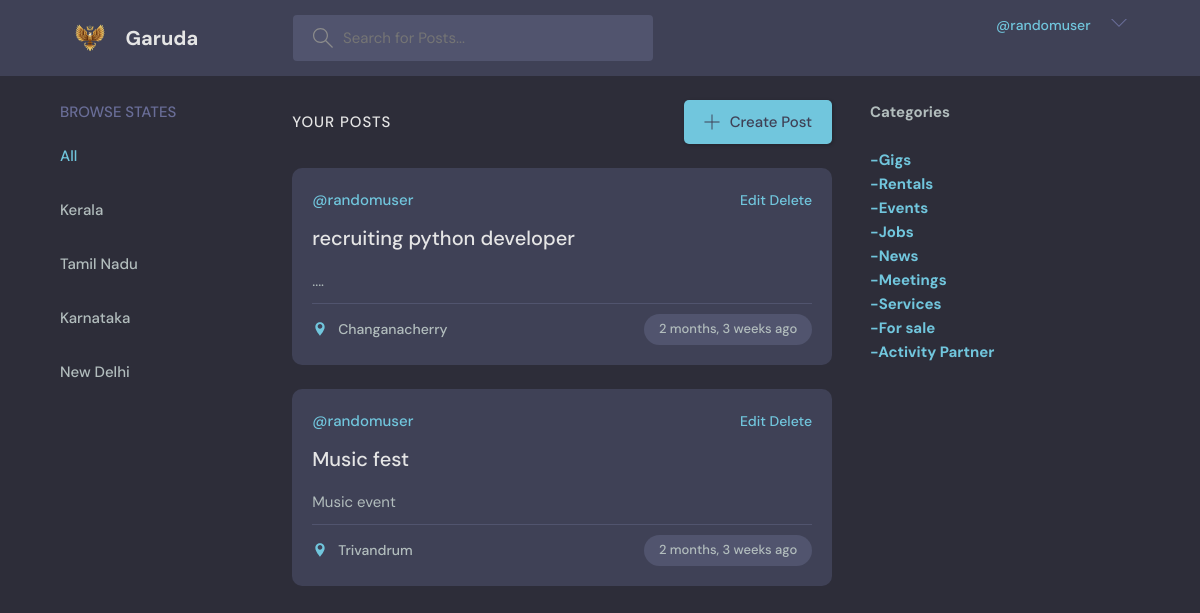
Page /myposts/ (signed in) on the committed database.
### base/models.py (models this page shows, shortened)
class Post(models.Model):
    category = models.CharField(null=True,max_length=50,default='')
    host = models.ForeignKey(User, on_delete=models.SET_NULL,null=True)
    title = models.CharField(max_length=100)
    description = models.TextField(null=True, blank=True)
    location = models.CharField(null=True, max_length=200,default='')
    city = models.CharField(null=True, max_length=200)
    state = models.CharField(null=True, max_length=200)
    contact = models.TextField(null=False)
    updated = models.DateTimeField(auto_now=True)   #saves time when model is updated
    created = models.DateTimeField(auto_now_add=True) #saves time when model is created (only one time)
    class Meta:
        ordering = [Random()]

### base/views.py (the view)
# urls.py: path('myposts/',views.myposts,name="myposts"),
def myposts(request):
    if request.method == 'GET':
        post = Post.objects.filter(host=request.user)
        categories = ['Gigs','Rentals','Events','Jobs','News','Meetings','Services','For sale','Activity Partner']
        statelist = ['Kerala','Tamil Nadu','Karnataka','New Delhi']
        flag = False
        context = {'posts': post,'categories': categories,'statelist':statelist,'flag':flag}
        return render(request,'base/home.html',context)

### base/templates/base/home.html (shortened to what this page needs)
{% extends 'main.html' %}
{% block content %}
    <main class="layout layout--3">
      <div class="container">
        {% include 'base/searchcities.html' %}
        <div class="roomList">
          <div class="roomList__header">
            <div>
              {%if flag%}
              <h2>Around you </h2>
              <p>{{post_count}} posts till now </p>
              {%else%}
              <div>
                <h2>Your Posts </h2>
              </div>
              {%endif%}
            </div>
            <a class="btn btn--main" href="{% url 'createpost' %}">
              <svg version="1.1" xmlns="http://www.w3.org/2000/svg" width="32" height="32" viewBox="0 0 32 32">
                <title>add</title>
                <path
                  d="M16.943 0.943h-1.885v14.115h-14.115v1.885h14.115v14.115h1.885v-14.115h14.115v-1.885h-14.115v-14.115z"
                ></path>
              </svg>
              Create Post
            </a>
          </div>
          {%include 'base/feed.html' %}
        </div>
        {% include 'base/categories.html' %}
      </div>
    </main>
    {%endblock%}

### templates/navbar.html (shortened to what this page needs)
{% load static %}
<header class="header header--loggedIn">
    <div class="container">
      <a href="{% url 'home' %}" class="header__logo">
        <img src="{% static 'images/icon.png' %}">
        <h1>Garuda</h1>
      </a>
      <form class="header__search" method="GET" action="{% url 'home' %}">
        <label>
          <input name="q" placeholder="Search for Posts..." />
        </label>
      </form>
      <nav class="header__menu">
        {%if request.user.is_authenticated %}
        <div class="header__user">
            <p><span>@{{request.user}}</span></p>
          <button class="dropdown-button">
            <svg version="1.1" xmlns="http://www.w3.org/2000/svg" width="32" height="32" viewBox="0 0 32 32">
              <title>click</title>
              <path d="M16 21l-13-13h-3l16 16 16-16h-3l-13 13z"></path>
            </svg>
          </button>
        </div>
          {%endif%}
      </nav>
    </div>
  </header>

### base/templates/base/feed.html
{%for post in posts%}
<div class="roomListRoom">
    <div class="roomListRoom__header">
      <a href="profile.html" class="roomListRoom__author">
        <span>@{{post.host.username}}</span>
      </a>
      <div class="roomListRoom__actions">
        {% if request.user == post.host%}
        <span><a href="{%url 'updatepost' post.id%}">Edit</a> <a href="{%url 'deletepost' post.id%}"> Delete</a></span>
        {%endif%}
      </div>
    </div>
    <div class="roomListRoom__content">
      <a href="{% url 'post' post.id %}">{{post.title}}</a>
      <p>
        {{post.description}}
      </p>
    </div>
    <div class="roomListRoom__meta">
      <a class="roomListRoom__joined">
        <svg xmlns="http://www.w3.org/2000/svg" width="24" height="24" viewBox="0 0 24 24">
            <path d="M12 2C8.139 2 5 5.139 5 9c0 5.25 7 13 7 13s7-7.75 7-13c0-3.861-3.139-7-7-7zm0 9.5c-1.93 0-3.5-1.57-3.5-3.5s1.57-3.5 3.5-3.5 3.5 1.57 3.5 3.5-1.57 3.5-3.5 3.5z"/>
            <path d="M0 0h24v24H0z" fill="none"/>
        </svg>
        {% if post.location %}
        {{post.location}}, {{post.city}}
        {%else%}
        {{post.city}}
        {%endif%}
      </a>
      <p class="roomListRoom__topic">{{post.created|timesince}} ago</p>
    </div>
</div>
{%endfor%}

### static/styles/style.css (style rules this page uses)
:root { --color-main: #71c6dd; --color-main-light: #e1f6fb; --color-dark: #3f4156; --color-dark-medium: #51546e; --color-dark-light: #696d97; --color-light: #e5e5e5; --color-gray: #8b8b8b; --color-light-gray: #b2bdbd; --color-bg: #2d2d39; --color-success: #5dd693; --color-error: #fc4b0b; }
* { font-family: "DM Sans", -apple-system, BlinkMacSystemFont, "Segoe UI", Roboto, Oxygen, Ubuntu, Cantarell, "Open Sans", "Helvetica Neue", sans-serif; margin: 0; padding: 0; box-sizing: border-box; text-rendering: optimizeLegibility; font-size: inherit; }
html { font-size: 56.25%; }
@media only screen and (min-width: 1200px) { html { font-size: 62.5%; } }
body { line-height: 1.6; font-weight: 400; font-size: 1.5rem; color: var(--color-light-gray); background-color: var(--color-bg); min-height: 100vh; }
img { width: 100%; }
a { display: inline-block; color: var(--color-main); text-decoration: none; }
.container { max-width: 120rem; width: 90%; margin: auto; }
.btn { background-color: transparent; border: none; display: inline-flex; align-items: center; gap: 1rem; cursor: pointer; transition: all ease-in-out 0.3s; padding: 1rem 2rem; border-radius: 5px; box-shadow: 1px 1px 3px 1px rgba(0, 0, 0, 0.15); font-weight: 500; }
.btn--main { background-color: var(--color-main); color: var(--color-dark); }
.btn > svg { fill: currentColor; width: 1.6rem; height: 1.6rem; }
.header { padding: 1.5rem; background-color: var(--color-dark); }
.header > .container { display: flex; gap: 9.5rem; }
.header__logo, .header__user { display: flex; gap: 2rem; align-items: center; }
.header__logo > img { height: 3.2rem; width: 3.2rem; }
.header__logo > h1 { font-weight: 700; font-size: 2rem; color: var(--color-light); }
.header__search > label { background-color: var(--color-dark-medium); padding: 1.3rem 1rem; display: flex; align-items: center; gap: 1rem; border-radius: 4px; }
.header__search svg { fill: var(--color-gray); width: 2rem; height: 2rem; margin-left: 1rem; }
.header__search input { width: 30rem; background: transparent; border: none; outline: none; color: var(--color-light); }
.header__menu { margin-left: auto; position: relative; }
.header__menu p { line-height: 1.2; }
.header__menu span { color: var(--color-main); font-weight: 500; font-size: 1.4rem; display: block; }
.header__menu svg { width: 1.6rem; height: 1.6rem; fill: var(--color-dark-light); }
.dropdown-button { background: transparent; border: 0; outline: 0; cursor: pointer; }
.layout { margin-top: 2.4rem; }
.layout > .container { display: flex; justify-content: space-between; align-items: flex-start; }
.layout--3 > .container > div:nth-child(2) { flex-basis: 50%; }
.roomList__header { display: flex; justify-content: space-between; align-items: center; margin-bottom: 2.4rem; }
.roomList__header h2 { text-transform: uppercase; font-weight: 500; color: var(--color-light); letter-spacing: 1px; }
.roomListRoom { margin-bottom: 2.4rem; background-color: var(--color-dark); border-radius: 1rem; padding: 2rem; }
.roomListRoom__header { display: flex; justify-content: space-between; align-items: center; }
.roomListRoom__author { font-weight: 500; display: flex; align-items: center; gap: 1rem; }
.roomListRoom__actions { display: flex; align-items: flex-start; gap: 1rem; position: relative; }
.roomListRoom__actions span { font-size: 1.4rem; font-weight: 500; }
.roomListRoom__content { margin: 1rem 0; }
.roomListRoom__content a { font-size: 2rem; font-weight: 500; margin-bottom: 1.5rem; color: var(--color-light); transition: all 0.3s ease-in-out; }
.roomListRoom__meta { border-top: 1px solid var(--color-dark-medium); padding-top: 1rem; display: flex; align-items: center; justify-content: space-between; }
.roomListRoom__joined { color: var(--color-light-gray); display: flex; align-items: center; gap: 1rem; font-size: 1.4rem; font-weight: 500; }
.roomListRoom__joined svg { fill: var(--color-main); width: 1.6rem; height: 1.6rem; }
.roomListRoom__topic { padding: 5px 1.5rem; background-color: var(--color-dark-medium); border-radius: 5rem; font-weight: 500; font-size: 1.3rem; }

### rows in the picture
Post: host.username "randomuser", shows "Edit", title "recruiting python developer", description "....", city "Changanacherry", created "2 months, 3 weeks"
Post: host.username "randomuser", shows "Edit", title "Music fest", description "Music event", city "Trivandrum", created "2 months, 3 weeks"

### other values in the picture
{{ request.user }} "randomuser"
{{ state }} "Kerala" "Tamil Nadu" "Karnataka" "New Delhi"
{{ category }} "Gigs" "Rentals" "Events" "Jobs" "News" "Meetings" "Services" "For sale" "Activity Partner"
